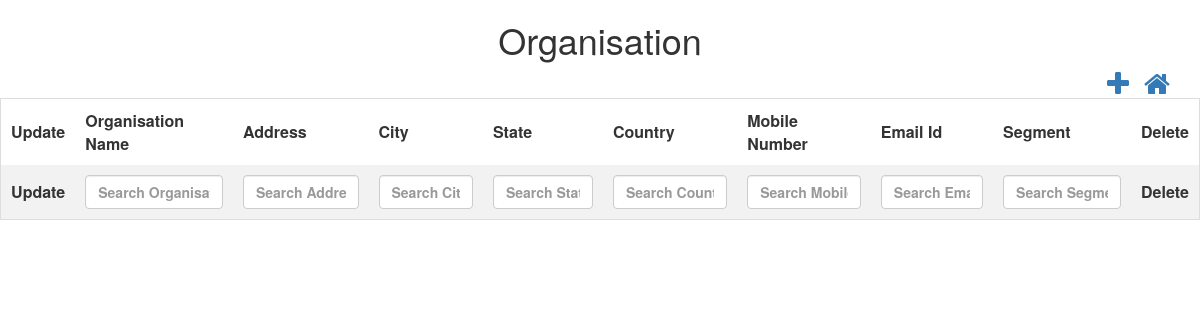
The app's page /controllers/organisation.php (signed in), older data.
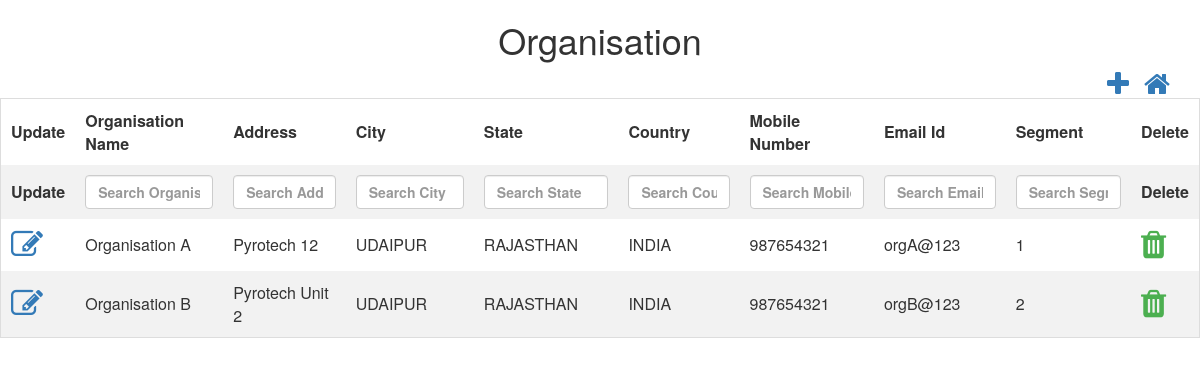
The same page, newer data.
### tables this page shows
CREATE TABLE `tbl_organisation` (
  `nid` int(10) NOT NULL,
  `norg_id` int(10) NOT NULL,
  `corg_name` varchar(50) NOT NULL,
  `corg_address` varchar(50) NOT NULL,
  `corg_city` varchar(50) NOT NULL,
  `corg_state` varchar(50) NOT NULL,
  `corg_country` varchar(50) NOT NULL,
  `corg_mobileNumber` varchar(10) NOT NULL,
  `corg_emailId` varchar(50) NOT NULL,
  `norg_segment_id` int(10) NOT NULL,
  `isActive` bit(1) NOT NULL,
  `isAvailable` bit(1) NOT NULL,
  `dcreated_date` datetime NOT NULL,
  `dupdated_date` datetime NOT NULL
);

### controllers/organisation.php (the view, shortened to what this page needs)
<html>
<head>
    <link rel="stylesheet" href="../css/theme.css">
    <link rel="stylesheet" href="https://cdn.datatables.net/1.10.22/css/jquery.dataTables.min.css">
    <link rel="stylesheet" href="https://cdnjs.cloudflare.com/ajax/libs/font-awesome/4.7.0/css/font-awesome.min.css">
    <link rel="stylesheet" href="https://maxcdn.bootstrapcdn.com/bootstrap/3.4.1/css/bootstrap.min.css">
</head>
<h1>Organisation</h1>
<div class="container">
    <a style="float:right;margin-left: 15px;" href="../dashboard.php"><i class="fa fa-home fa-2x"></i></a>
    <a style="float:right" href="#organisation_modal" data-toggle="modal" id='add' data-id="1"><i class="fa fa-plus fa-2x"
                                                                                        aria-hidden="true"></i></a>
</div>
        <?php
        $conn = OpenCon();
        $sql = "SELECT * FROM tbl_organisation where isAvailable=1";
        $retval = mysqli_query($conn, $sql);
        echo "<table id='organisationTable'  name='organisationTable' >
            <thead>
            <tr>
            <th style='display:none;'>ID</th>
            <th>Update</th>
            <th>Organisation Name</th>
            <th>Address</th>
            <th>City</th>
            <th>State</th>
            <th>Country</th>
            <th>Mobile Number</th>
            <th>Email Id</th>
            <th>Segment</th>
             <th>Delete</th>
            </tr>
            </thead>
                   <tbody>
            ";
        while ($row = mysqli_fetch_array($retval, MYSQLI_ASSOC)) {
            echo "<tr>";
            echo "<td ><a  href='#organisation_modal' data-toggle='modal' class='updateClass' data-id='2'><i class='fa fa-edit fa-2x'></i></a></td>";
            echo "<td>" . $row['corg_name'] . "</td>";
            echo "<td>" . $row['corg_address'] . "</td>";
            echo "<td>" . $row['corg_city'] . "</td>";
            echo "<td>" . $row['corg_state'] . "</td>";
            echo "<td>" . $row['corg_country'] . "</td>";
            echo "<td>" . $row['corg_mobileNumber'] . "</td>";
            echo "<td>" . $row['corg_emailId'] . "</td>";
            echo "<td>" . $row['norg_segment_id'] . "</td>";
            echo "<td class='action-view'><i class='fa fa-trash fa-2x' style='color:#4caf50;'</i></td>";
            echo "</tr>";
        }
        echo "</tbody></table>";
        ?>
</html>

### css/theme.css (style rules this page uses)
h1 { text-align: center; }
table { border-collapse: collapse; border-spacing: 0; width: 100%; border: 1px solid #ddd; }
th { text-align: left; padding: 10px !important; }
td { text-align: left; padding: 10px !important; }
tr:nth-child(even) { background-color: #f2f2f2; }

Row changes from the older to the newer data that the page shows:
added tbl_organisation: corg_name "Organisation A", corg_address "Pyrotech 12", corg_city "UDAIPUR", corg_state "RAJASTHAN", corg_country "INDIA", corg_mobileNumber "987654321", corg_emailId "orgA@123", norg_segment "1"
added tbl_organisation: corg_name "Organisation B", corg_address "Pyrotech Unit 2", corg_city "UDAIPUR", corg_state "RAJASTHAN", corg_country "INDIA", corg_mobileNumber "987654321", corg_emailId "orgB@123", norg_segment "2"
